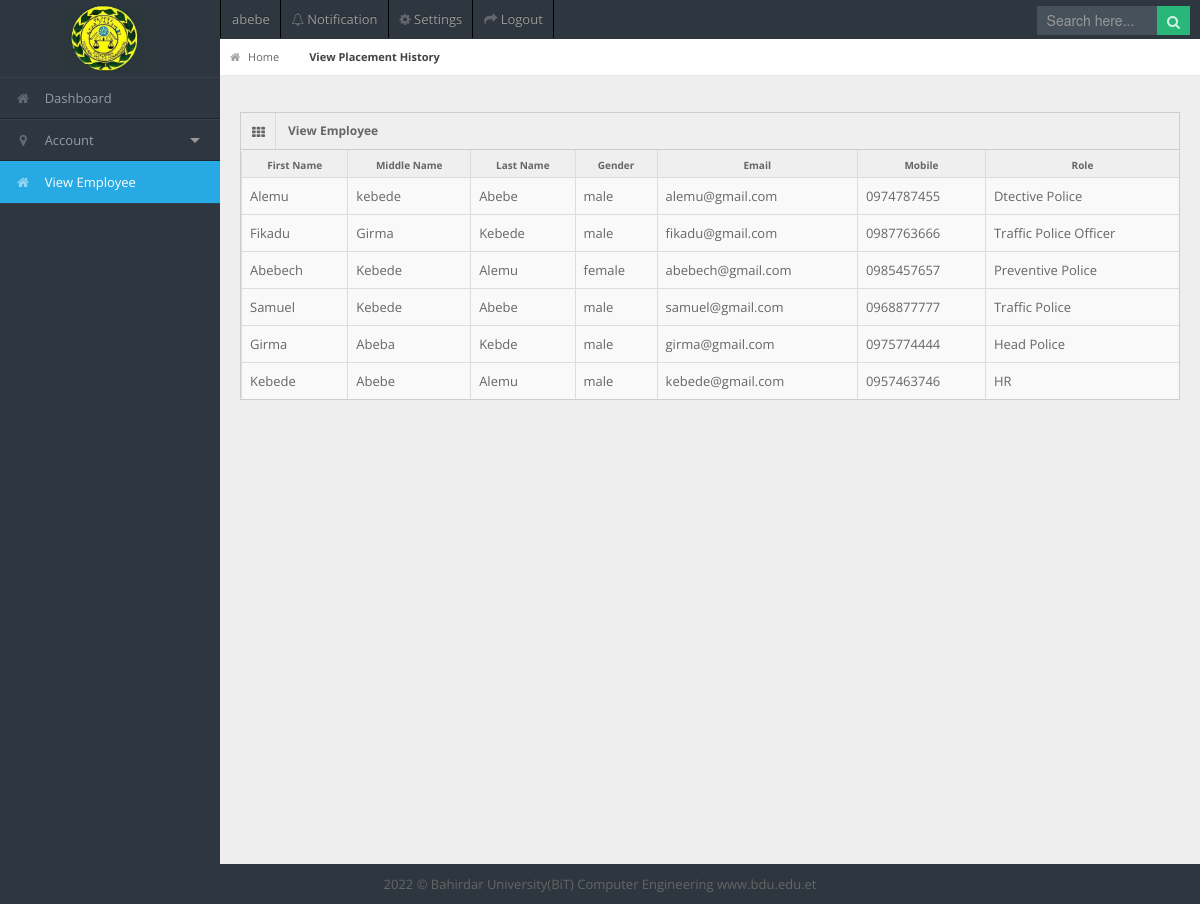
Screenshot of /A_v_employee.php (signed in) with the database file from the repository.
### tables this page shows
CREATE TABLE IF NOT EXISTS `users` (
  `id` int(15) NOT NULL AUTO_INCREMENT,
  `fname` varchar(50) NOT NULL,
  `mname` varchar(50) NOT NULL,
  `lname` varchar(50) NOT NULL,
  `gender` enum('male','female','other','') NOT NULL,
  `age` varchar(15) NOT NULL,
  `job` varchar(50) DEFAULT NULL,
  `mobile` varchar(10) NOT NULL,
  `email` varchar(50) NOT NULL,
  `uname` varchar(50) NOT NULL,
  `password` varchar(50) NOT NULL,
  `photo` varchar(1000) DEFAULT NULL,
  `description` varchar(2000) DEFAULT NULL,
  PRIMARY KEY (`id`)
);

CREATE TABLE IF NOT EXISTS `role` (
  `id` int(15) NOT NULL AUTO_INCREMENT,
  `name` varchar(100) NOT NULL,
  `datetime` datetime NOT NULL DEFAULT CURRENT_TIMESTAMP,
  `description` varchar(2000) DEFAULT NULL,
  PRIMARY KEY (`id`)
);

### A_v_employee.php (the view, shortened to what this page needs)
<?php
include 'Connection.php';
  ?>
<!DOCTYPE html>
<html lang="en">
<head>
<link rel="stylesheet" href="css/bootstrap.min.css" />
<link rel="stylesheet" href="css/bootstrap-responsive.min.css" />
<link rel="stylesheet" href="css/fullcalendar.css" />
<link rel="stylesheet" href="css/matrix-style.css" />
<link rel="stylesheet" href="css/matrix-media.css" />
<link href="font-awesome/css/font-awesome.css" rel="stylesheet" />
<link rel="stylesheet" href="css/jquery.gritter.css" />
</head>
<body>
<div id="header">
  <img src="img/logo.JPG">
</div>
<div id="user-nav" class="navbar navbar-inverse">
  <ul class="nav">
    <li  class="" ><a title="" href="DP_profile.php"> <span class="profile"><?php  echo $_SESSION['uname']; ?></span></a>
    </li>
    <li class=""><a href="DP_notification.php"><i class="icon icon-bell"></i> <span class="text">Notification</span></a>
    </li>
    <li class=""><a title="" href="DP_setting.php"><i class="icon icon-cog"></i> <span class="text">Settings</span></a></li>
    <li class=""><a title="" href="logout.php"><i class="icon icon-share-alt"></i> <span class="text">Logout</span></a></li>
  </ul>
</div>
<div id="search">
  <input type="text" placeholder="Search here..."/>
  <button type="submit" class="tip-bottom" title="Search"><i class="icon-search icon-white"></i></button>
</div>
<div id="sidebar"><a href="DP_index.php" class="visible-phone"><i class="icon icon-home"></i> Dashboard</a>
  <ul>
  <li><a href="Admin.php"><i class="icon icon-home"></i> <span>Dashboard</span></a> </li>
    <li class="dropdown"> <a href="#" data-toggle="dropdown" class="dropdown-toggle"><i class="icon icon-map-marker"></i> <span>Account<b class="caret"></b></span></a>
    </li>
    <li class="active"><a href="A_v_employee.php"><i class="icon icon-home"></i> <span>View Employee</span></a> </li>
  </ul>
</div>
<div id="content">
  <div id="content-header">
    <div id="breadcrumb"> <a href="DP_index.php" title="Go to Home" class="tip-bottom"><i class="icon-home"></i> Home</a><a href="DP_v_history.php" class="current" >View Placement History</a></div>
  </div>
<div class="container-fluid">
    <div class="row-fluid">
      <div class="span12" >
        <div class="widget-box">
          <div class="widget-title"> <span class="icon"><i class="icon-th"></i></span>
            <h5>View Employee</h5>
          </div>
          <div class="widget-content nopadding">
            <table class="table table-bordered data-table">
              <thead>
                <tr>
                  <th>First Name</th>
                  <th>Middle Name</th>
                  <th>Last Name</th>
                  <th>Gender</th>
                  <th>Email</th>
                  <th>Mobile</th>
                  <th>Role</th>
                </tr>
              </thead>
              <tbody>
                <tr class="gradeX">
              <?php
              $query = "SELECT fname, mname, lname, gender, email, mobile, name FROM auth_role inner join users on auth_role.user_id=users.id inner join role on auth_role.role_id=role.id WHERE auth_role.role_id != 5 AND auth_role.role_id != 7 ";
              $result = mysqli_query($db, $query) or die( mysqli_error($db));
              while($row = mysqli_fetch_array($result))
              {
                ?>
                  <td><?php echo $row['fname']; ?></td>
                  <td><?php echo $row['mname']; ?></td>
                  <td><?php echo $row['lname']; ?></td>
                  <td><?php echo $row['gender']; ?></td>
                  <td><?php echo $row['email']; ?></td>
                  <td><?php echo $row['mobile']; ?></td>
                  <td><?php echo $row['name']; ?></td>
                </tr>
              <?php } ?>
              </tbody>
            </table>
          </div>
        </div>
      </div>
    </div>
  </div>
</div>
<div class="row-fluid">
  <div id="footer" class="span12"> 2022 &copy; Bahirdar University(BiT) Computer Engineering <a href="http://www.bdu.edu.et">www.bdu.edu.et</a> </div>
</div>
</body>
</html>

### css/matrix-style.css (style rules this page uses)
* { outline:none !important; -moz-outline: none !important; }
html, body { height:100% }
body { overflow-x: hidden; margin-top: -10px; font-family: 'Open Sans', sans-serif; font-size:13px; color:#666; }
a { color:#666; }
select, textarea, input[type="text"], input[type="password"], input[type="datetime"], input[type="datetime-local"], input[type="date"], input[type="month"], input[type="time"], input[type="week"], input[type="number"], input[type="email"], input[type="url"], input[type="search"], input[type="tel"], input[type="color"], .uneditable-input, .label, .dropdown-menu, .btn, .well, .progress, .table-bordered, .btn-group > .btn:first-child, .btn-group > .btn:last-child, .btn-group > .btn:last-child, .btn-group > .dropdown-toggle, .alert { border-radius:0px; }
.btn, textarea, input[type="text"], input[type="password"], input[type="datetime"], input[type="datetime-local"], input[type="date"], input[type="month"], input[type="time"], input[type="week"], input[type="number"], input[type="email"], input[type="url"], input[type="search"], input[type="tel"], input[type="color"], .uneditable-input { box-shadow:none; }
#footer { padding:10px; text-align:center; }
#header { height: 77px; position: relative; width: 20%; z-index: -9; }
#search { position: absolute; z-index: 25; top: 6px; right:10px; }
#search input[type=text] { padding: 4px 10px 5px; border: 0; width: 100px; }
#search button { border: 0; margin-left:-3px; margin-top: -11px; padding: 5px 10px 4px; }
#search button i { opacity: 0.8; color:#fff; }
#user-nav { position: absolute; left: 220px; top:0px; z-index: 20; margin: 0; }
#user-nav > ul { margin: 0; padding: 0; list-style: none; border-right: 1px solid #2e363f;border-left: 1px solid #000; }
#user-nav > ul > li { float: left; list-style-type: none; margin: 0; position: relative; padding: 0; border-left: 1px solid #2e363f; border-right: 1px solid #000; }
#user-nav > ul > li > a { padding:9px 10px; display: block; font-size: 13px; }
#user-nav > ul > li > a > i, #sidebar li a i { opacity: .5; margin-top: 2px; }
#sidebar { display: block; float: left; position: relative; width: 220px; z-index: 16; }
#sidebar > ul { list-style: none; margin: 0px 0 0; padding: 0; position: absolute; width: 220px; }
#sidebar > ul > li { display: block; position: relative; }
#sidebar > ul > li > a { padding: 10px 0 10px 15px; display: block; color: #939da8; }
#sidebar > ul > li > a > i { margin-right: 10px; }
#sidebar > ul > li.active > a { background: url("../img/menu-active.png") no-repeat scroll right center transparent !important; text-decoration:none; }
#content { background: none repeat scroll 0 0 #eeeeee; margin-left: 220px; margin-right: 0; padding-bottom: 25px; position: relative; min-height:100%; width: auto; }
#content-header { position: abslute; width: 100%; margin-top: -38px; z-index: 20; }
.container-fluid .row-fluid:first-child { margin-top: 20px; }
#breadcrumb { background-color: #fff; border-bottom: 1px solid #e3ebed; }
#breadcrumb a { padding: 8px 20px 8px 10px; display: inline-block; background-image: url('../img/breadcrumb.png'); background-position: center right; background-repeat: no-repeat; font-size: 11px; color: #666666; }
#breadcrumb a:last-child { background-image:none; }
#breadcrumb a.current { font-weight: bold; color: #444444; }
#breadcrumb a i { margin-right: 5px; opacity: .6; }
.stat-boxes .peity_bar_good, .stat-boxes .peity_line_good, { color: #459D1C; }
.widget-box { background: none repeat scroll 0 0 #F9F9F9; border-left: 1px solid #CDCDCD; border-top: 1px solid #CDCDCD; border-right: 1px solid #CDCDCD; clear: both; margin-top: 16px; margin-bottom: 16px; position: relative; }
.widget-title, .modal-header, .table th, div.dataTables_wrapper .ui-widget-header { background:#efefef; border-bottom: 1px solid #CDCDCD; height: 36px; }
.widget-title span.icon { padding: 9px 10px 7px 11px; float: left; border-right:1px solid #dadada; }
.widget-title h5 { color: #666; float: left; font-size: 12px; font-weight: bold; padding: 12px; line-height: 12px; margin: 0; }
.widget-content { padding:15px; border-bottom: 1px solid #cdcdcd; }
.table th { height: auto; font-size: 10px; padding: 5px 10px 2px; border-bottom: 0; text-align: center; color: #666666; }
.nopadding { padding: 0 !important; }
.nopadding .table { margin-bottom: 0; }
.nopadding .table-bordered { border: 0; }

### rows the page displays
users: fname "Alemu", mname "kebede", lname "Abebe", gender "male", email "alemu@gmail.com", mobile "0974787455", role.name "Dtective Police"
users: fname "Fikadu", mname "Girma", lname "Kebede", gender "male", email "fikadu@gmail.com", mobile "0987763666", role.name "Traffic Police Officer"
users: fname "Abebech", mname "Kebede", lname "Alemu", gender "female", email "abebech@gmail.com", mobile "0985457657", role.name "Preventive Police"
users: fname "Samuel", mname "Kebede", lname "Abebe", gender "male", email "samuel@gmail.com", mobile "0968877777", role.name "Traffic Police"
users: fname "Girma", mname "Abeba", lname "Kebde", gender "male", email "girma@gmail.com", mobile "0975774444", role.name "Head Police"
users: fname "Kebede", mname "Abebe", lname "Alemu", gender "male", email "kebede@gmail.com", mobile "0957463746", role.name "HR"

### other values shown
$_SESSION['uname'] "abebe"
